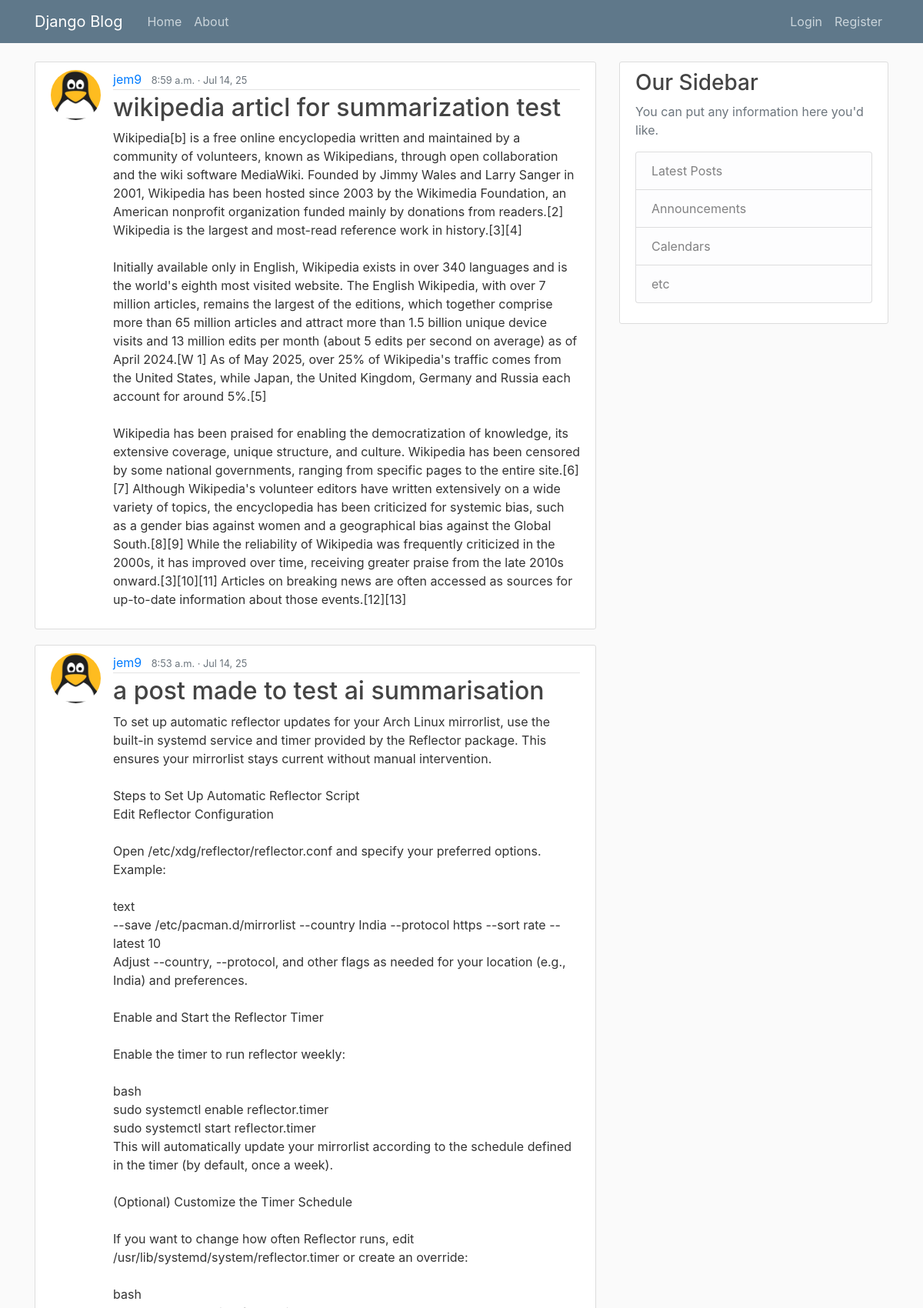
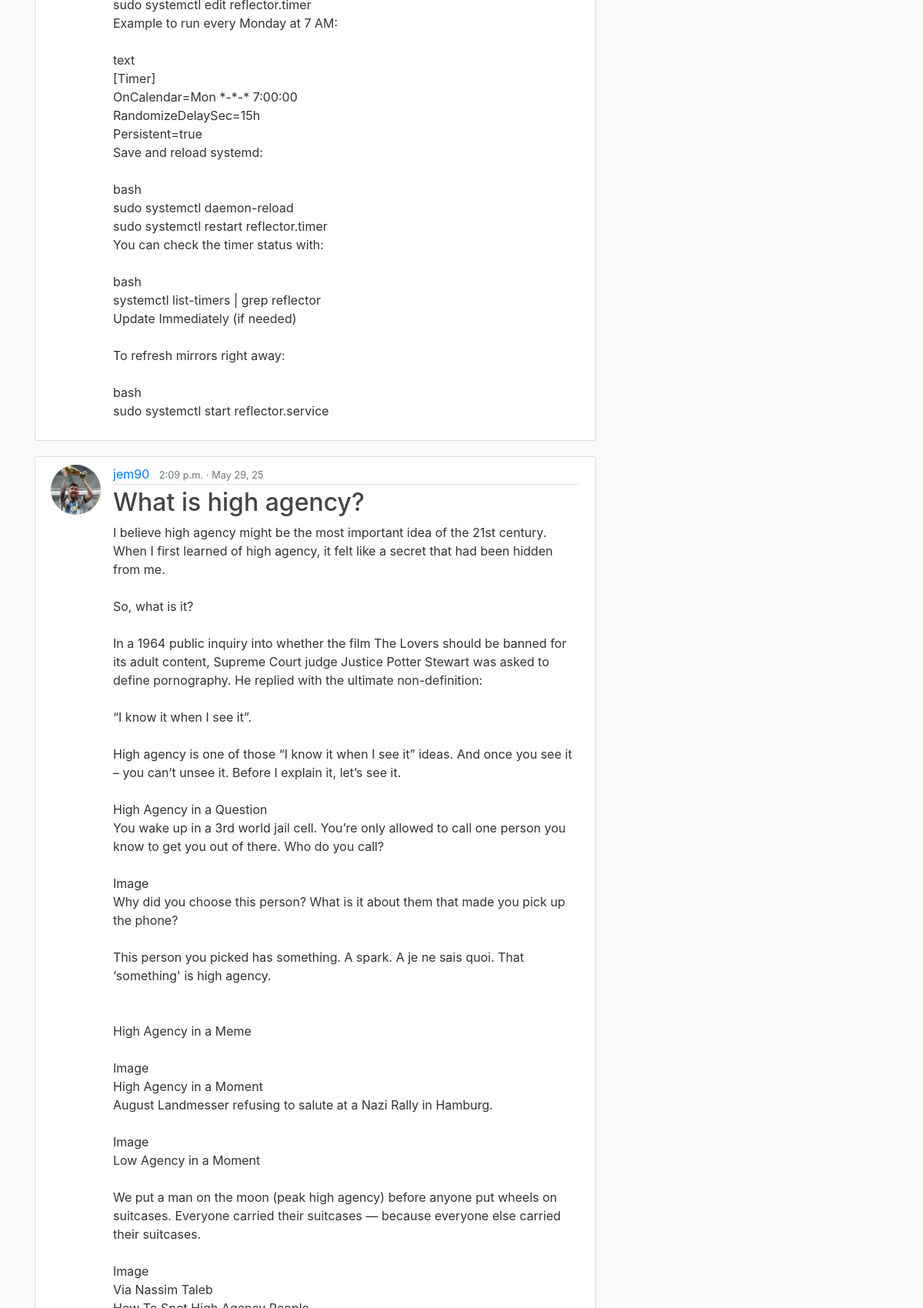
The page / (upper part) on the database its author committed (2 pictures, top to bottom).
### blog/models.py (models this page shows, shortened)
class Post(models.Model):
    title = models.CharField(max_length=200)
    date = models.DateTimeField(default=timezone.now)
    content = models.TextField()
    author = models.ForeignKey(User, on_delete=models.CASCADE)

### users/models.py (models this page shows, shortened)
class Profile(models.Model):
    user = models.OneToOneField(User, on_delete=models.CASCADE)
    image = models.ImageField(default="default.jpg", upload_to="profile_pics")

### blog/views.py (the view)
# urls.py: path("", PostListView.as_view(), name="blog-home"),
class PostListView(ListView):
    context_object_name = "posts"
    model = Post
    template_name = "blog/home.html"
    ordering = ["-date"]
    paginate_by = 5

### blog/templates/blog/home.html (shortened to what this page needs)
{% extends "blog/base.html" %}
{% block content %}
    {% for post in posts %}
        <article class="media content-section">
        <img class="rounded-circle article-img" src="{{ post.author.profile.image.url }}" alt="">
          <div class="media-body">
            <div class="article-metadata">
      <a class="mr-2" href="{% url 'user-posts' post.author.username %}"
        >{{ post.author }}</a
      >
              <small class="text-muted">{{ post.date|date:"P · M j, y"}}</small>
            </div>
            <h2><a class="article-title" href="{% url 'post-detail' post.id %}">{{ post.title }}</a></h2>
            <p class="article-content">{{ post.content }}</p>
          </div>
        </article>
    {% endfor %}
{% endblock content %}

### blog/static/blog/main.css (style rules this page uses)
body { background: #fafafa; color: #333333; margin-top: 5rem; }
h1, h2, h3, h4, h5, h6 { color: #444444; }
.content-section { background: #ffffff; padding: 10px 20px; border: 1px solid #dddddd; border-radius: 3px; margin-bottom: 20px; }
.article-title { color: #444444; }
.article-content { white-space: pre-line; }
.article-img { height: 65px; width: 65px; margin-right: 16px; }
.article-metadata { padding-bottom: 1px; margin-bottom: 4px; border-bottom: 1px solid #e3e3e3; }

### rows shown on the page
Post: author.profile.image (placeholder picture), author "jem9", date "8:59 a.m. · Jul 14, 25", title "wikipedia articl for summarization test", content "Wikipedia[b] is a free online encyclopedia written and maintained by a community of volunteers, known as Wikipedians, through open collaboration and the wiki software MediaWiki. Founded by Jimmy Wales and Larry Sanger in 2001, Wikipedia has been hosted since 2003 by the Wikimedia Foundation, an American nonprofit organization funded mainly by donations from readers.[2] Wikipedia is the largest and most-read reference work in history.[3][4] Initially available only in English, Wikipedia exists in over 340 languages and is the world's eighth most visited website. The English Wikipedia, with over 7 million articles, remains the largest of the editions, which together comprise more than 65…"
Post: author.profile.image (placeholder picture), author "jem9", date "8:53 a.m. · Jul 14, 25", title "a post made to test ai summarisation", content "To set up automatic reflector updates for your Arch Linux mirrorlist, use the built-in systemd service and timer provided by the Reflector package. This ensures your mirrorlist stays current without manual intervention. Steps to Set Up Automatic Reflector Script Edit Reflector Configuration Open /etc/xdg/reflector/reflector.conf and specify your preferred options. Example: text --save /etc/pacman.d/mirrorlist --country India --protocol https --sort rate --latest 10 Adjust --country, --protocol, and other flags as needed for your location (e.g., India) and preferences. Enable and Start the Reflector Timer Enable the timer to run reflector weekly: bash sudo systemctl enable reflector.timer…"
Post: author.profile.image (picture), author "jem90", date "2:09 p.m. · May 29, 25", title "What is high agency?"
